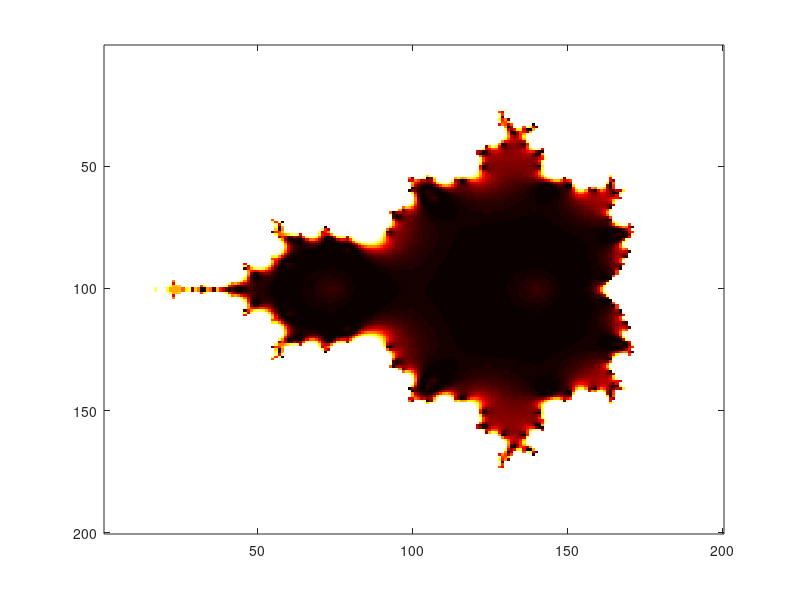

MATLAB code to generate this figure:
clear all;close all;clc;
puntos=200;
puntosx=linspace(-2.1,0.9,puntos);
puntosy=linspace(-1.5,1.5,puntos);
[X,Y]=meshgrid(puntosx,puntosy);
C=X+Y*i;
Z=zeros(puntos);
iteraciones=10;
for k=1:iteraciones
    Z=Z.^2+C;
    W=exp(-abs(Z));
end
imagesc(cos(W)+sin(W))
% shading interp
colormap(flipud(hot))